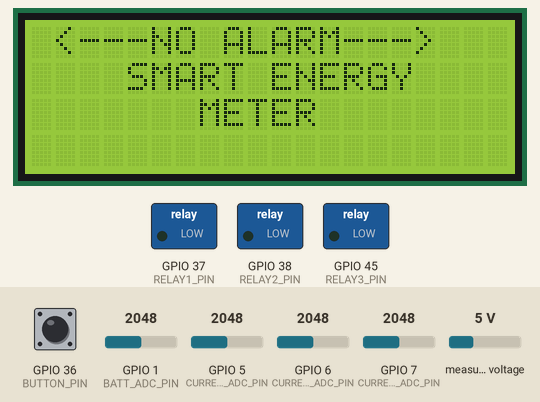
Recording of a program running on a simulated ESP32-S3. Parts: 20×4 character LCD, switched loads named in the program (green lamp = pin HIGH). The inputs (shaded band) are chosen by the test bench; at power-on: measured voltage 5 V, GPIO 1 (BATT_ADC_PIN) = 2048, GPIO 5 (CURRENT1_ADC_PIN) = 2048, GPIO 6 (CURRENT2_ADC_PIN) = 2048, GPIO 7 (CURRENT3_ADC_PIN) = 2048, GPIO 36 (BUTTON_PIN) HIGH. WiFi joins after 1.5 s; servers stay silent unless stated; the local clock reads 2024-03-15 10:24:30 at power-on unless the program sets it; EEPROM starts erased; no MQTT or app messages arrive unless stated; what the program prints to the serial monitor is not drawn.

Above: at 3.6 s.
3.7 s: measured voltage set to 0.3 V
At 7.1 s:
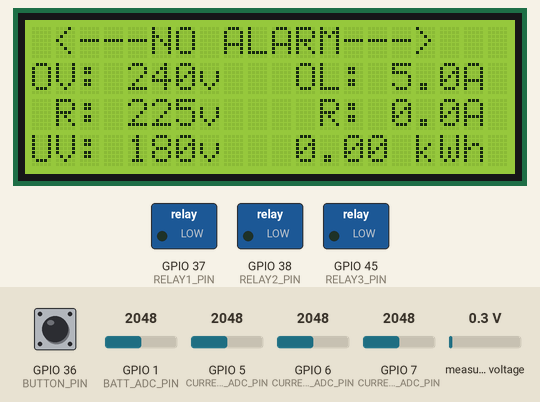
11.9 s: measured voltage set to 3.8 V
At 19.3 s:
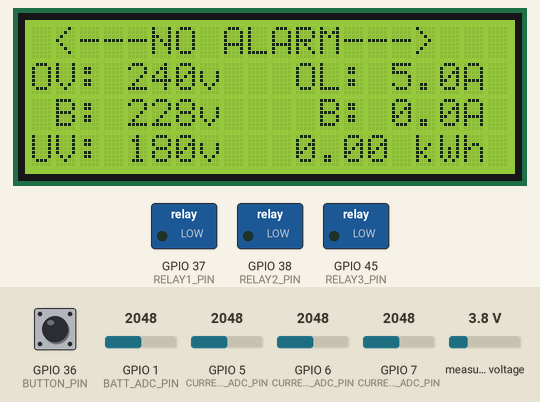
19.6 s: measured voltage set to 7.5 V
At 21.9 s:
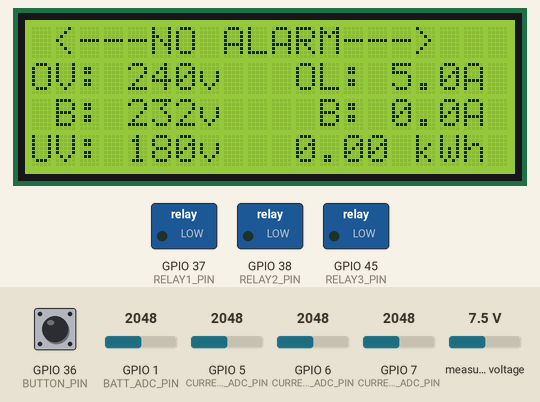
Timing chart, 0 to 23.4 s (numbered marks = the images above; inputs shaded):
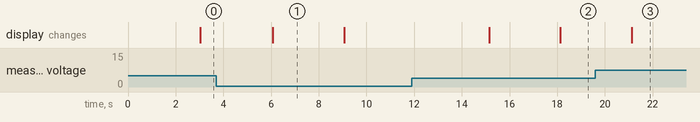

Measured:
- after the input at 11.9 s, the display: first changes after 3.2 s (image 2 shows a later state)
- after the input at 19.6 s, the display: changes after 1.5 s (image 3)

The program:

main.cpp
```cpp
#include <controller.h>
#include <server.h>


struct CONTROLLER_STATUS iemSta;
struct CONTROLLER_SETTINGS iemConf;
struct CONTROLLER_OPERATION iemOpt;
struct CONTROLLER_BILL iemBill;
struct POWER_CALCULATION iemPwr;

Preferences pref;
ESP32Time rtc; // Create an instance of the ESP32Time class to manage time functions
LiquidCrystal_I2C lcd(LCD_ADDR, LCD_COLS, LCD_ROWS); // I2C LCD display at address 0x27, 16 columns, 4 rows

char receive_buffer[200]; // Buffer to hold incoming MQTT messages
bool mqtt_received = false; // Flag to indicate if a new MQTT message has been received
uint8_t network_status = IDLE;
uint8_t publish_data = STATUS_UPDATE; // 0 for status update, 1 for bill update

// Function declarations
void write_data_to_nvs(const char* key, const void* data, size_t len);
void read_data_from_nvs(const char* key, void* data, size_t len);
void write_float_to_nvs(const char* key, float value);
float read_float_from_nvs(const char* key);

void setup() {
  // put your setup code here, to run once:
  Serial.begin(115200);

  // Initialize controller bill with sample values
  //initialize the controller status, settings, and operation
  init_controller();
  // Initialize LCD display
  //init_lcd();
  // Initialize WiFi and MQTT
  wifi_init();
  // Setup HTTP server for WiFi configuration & Settings
  setup_server();

  // Serial.println("I2C Scanner");
  // byte error, address;
  // for(address = 1; address < 127; address++) {
  //   Wire.beginTransmission(address);
  //   error = Wire.endTransmission();
  //   Serial.printf("I2C scane aadr-%x\n\r",address);
  //   if (error == 0) {
  //     Serial.print("Found at 0x");
  //     Serial.println(address, HEX);
  //   }
  //   delay(500);
  // }
  // Serial.printf("Scan completed...\n\r");

}

void loop() {
  static unsigned long network_timeout = 0;
  static unsigned long status_publish_timeout = 0;
  static unsigned long voltage_read_timeout = 0;
  static unsigned long current_read_timeout = 0;
  static unsigned long power_calc_timeout = 0;
  static unsigned long bill_save_timeout = 0;
  static unsigned long display_timout = 0;

  // Handle incoming HTTP requests
  server.handleClient();
  // put your main code here, to run repeatedly:
  if(millis() - network_timeout > 5000) { // Check every 5 seconds
    network_timeout = millis();
    if (WiFi.status() == WL_CONNECTED && network_status == IDLE) {
      Serial.println("WiFi Connected");
      Serial.print("IP: ");
      Serial.println(WiFi.localIP());
      //NTP time synchronization can be added here if needed
      configTzTime("IST-5:30", "pool.ntp.org","time.nist.gov"); // Configure NTP with no timezone offset and no daylight saving time
      struct tm timeinfo;
      static unsigned long ntp_sync_timeout = millis();
      while(!getLocalTime(&timeinfo) && millis() - ntp_sync_timeout < 10000) { // Synchronize time with NTP server
        Serial.println("Waiting for NTP time sync...");
        delay(1000);
      }
      if(getLocalTime(&timeinfo)) rtc.setTimeStruct(timeinfo); // Set RTC time from NTP
      Serial.print("Current Time: ");
      Serial.println(rtc.getTime("%Y-%m-%d %H:%M:%S"));
      network_status = WIFI_CONNECT;
    } else if(WiFi.status() == WL_CONNECTED && network_status == WIFI_CONNECT) {
      // WiFi is connected, you can add code here to handle MQTT or other tasks
      mqtt_init();
      Serial.println("MQTT Initialized");
      network_status = MQTT_INIT;
    } else if(WiFi.status() == WL_CONNECTED && network_status == MQTT_INIT) {
      // WiFi is still connected, you can add code here to handle MQTT or other tasks
      mqttConnect();
    }else if(!mqttClient.connected() && network_status == MQTT_CONNECT) {
      Serial.println("MQTT Disconnected");
      network_status = MQTT_INIT;
    }else if(WiFi.status() != WL_CONNECTED) {
      Serial.println("WiFi Disconnected");
      network_status = IDLE;
    }
  }

  /*Function to read voltages*/
  if(millis() > voltage_read_timeout + 1000) { // Read voltages every 10 seconds
    voltage_read_timeout = millis();
    adc_read_voltages();
    wifi_rssi(); // Update WiFi signal strength in controller status
    btt_status(); // Update battery status in controller status
  }

  /*Function to read currents*/
  if(millis() > current_read_timeout + 1000) { // Read currents every 1 second
    current_read_timeout = millis();
    adc_read_currents();
  }

  /*function for control relay1 from manual input*/
  if(iemOpt.rl1_opt != iemSta.rl1_status) {
    iemSta.rl1_status = iemOpt.rl1_opt;
    adc_read_currents(); // Read currents to check if the relay operation was triggered by an overload condition
    adc_read_voltages(); // Read voltages to check if the relay operation was triggered by an overvoltage or undervoltage condition
    digitalWrite(RELAY1_PIN, iemOpt.rl1_opt ? HIGH : LOW);
    publish_data = STATUS_UPDATE; // Trigger status update after relay state change
    Serial.println("Relay 1 triggered");
  }
  /*function for control relay2 from manual input*/
  if(iemOpt.rl2_opt != iemSta.rl2_status) {
    iemSta.rl2_status = iemOpt.rl2_opt;
    adc_read_currents(); // Read currents to check if the relay operation was triggered by an overload condition
    adc_read_voltages(); // Read voltages to check if the relay operation was triggered by an overvoltage or undervoltage condition
    digitalWrite(RELAY2_PIN, iemOpt.rl2_opt ? HIGH : LOW);
    publish_data = STATUS_UPDATE; // Trigger status update after relay state change
    Serial.println("Relay 2 triggered");
  }
  /*function for control relay3 from manual input*/
  if(iemOpt.rl3_opt != iemSta.rl3_status) {
    iemSta.rl3_status = iemOpt.rl3_opt;
    adc_read_currents(); // Read currents to check if the relay operation was triggered by an overload condition
    adc_read_voltages(); // Read voltages to check if the relay operation was triggered
    digitalWrite(RELAY3_PIN, iemOpt.rl3_opt ? HIGH : LOW);
    publish_data = STATUS_UPDATE; // Trigger status update after relay state change
    Serial.println("Relay 3 triggered");
  }

  /* ---------------------------------------------------------------
   * Power calculation section
   * This block is executed every POWER_CALCULATION_INTERVAL milliseconds
   * (typically 5000 ms or 5 seconds) and performs the following:
   * 1. Determine the current billing month from the RTC.
   * 2. Compute instantaneous real power for each phase (RY, YB, BR) using
   *    the formula: P = V * I * PF, where PF is the power factor constant.
   * 3. Sum the phase powers to get total_power.
   * 4. Calculate the energy increment for this interval:
   *    energy_increment = total_power * (POWER_CALCULATION_INTERVAL / 1000) / 3600
   *    This gives energy in watt-hours (Wh) for the interval.
   * 5. Convert energy_increment to kilowatt-hours (kWh) by dividing by 1000.
   * 6. Accumulate the energy_increment into the monthly energy counter
   *    iemBill[bill_month].enrg.
   * 7. Compute the total bill amount if bill_type != 1 or if energy > 100 kWh:
   *    total = fixed_charge + (tariff_rate * accumulated_energy_kWh) + tax
   *
   * Variables involved (defined in controller.h):
   *   - iemSta: Contains voltage and current measurements.
   *   - iemPwr: Holds power values and billing info like bill_month and bill_type.
   *   - iemBill[]: Array for monthly bill data including energy (enrg) and total.
   *
   * Notes:
   * - POWER_FACTOR and POWER_CALCULATION_INTERVAL are constants defined elsewhere.
   * - This approach assumes constant power over the interval for energy calculation.
   * - Adjusting POWER_FACTOR or the interval affects measurement accuracy.
   * --------------------------------------------------------------- */
  if(millis() > power_calc_timeout + POWER_CALCULATION_INTERVAL) { // Calculate power every 5 seconds
    power_calc_timeout = millis();
    iemPwr.bill_month = rtc.getMonth(); // Update billing month based on current time

    iemPwr.ry_power = iemSta.ry_voltage * iemSta.c1_current * POWER_FACTOR; // P = V * I * PF
    iemPwr.yb_power = iemSta.yb_voltage * iemSta.c2_current * POWER_FACTOR; // P = V * I * PF
    iemPwr.br_power = iemSta.br_voltage * iemSta.c3_current * POWER_FACTOR; // P = V * I * PF
    // Total power
    float total_power = iemPwr.ry_power + iemPwr.yb_power + iemPwr.br_power;
    // Energy accumulation (Wh)
    float energy_increment = (total_power * POWER_CALCULATION_INTERVAL) / 3600000.0;
    // Convert to kWh
    energy_increment = energy_increment / 1000.0;
    iemBill.CALC[iemPwr.bill_month].unit += energy_increment; // Accumulate energy for the month
    // Bill calculated for all bill types, but for bill_type is home only if energy exceeds 100 kWh
    if(iemPwr.bill_type != 1 || iemBill.CALC[iemPwr.bill_month].unit > 100) {
      iemBill.CALC[iemPwr.bill_month].total = iemBill.fix
          + (iemBill.tariff * iemBill.CALC[iemPwr.bill_month].unit)
          + iemBill.tax; // Total bill amount
    }

    Serial.println("Consume Unit:"+String(iemBill.CALC[iemPwr.bill_month].unit,2)+"Kwh");
    Serial.println("Total Bill:"+String(iemBill.CALC[iemPwr.bill_month].total,2));
  }

  /*Function to save bill data*/
  if(millis() > bill_save_timeout + 60000L) { // Save bill data every 60 seconds
    bill_save_timeout = millis();
    write_data_to_nvs("iem_bill", &iemBill, sizeof(iemBill)); // Save the entire bill array to NVS
    write_data_to_nvs("iem_pwr", &iemPwr, sizeof(iemPwr)); // Save power calculation data to NVS
  }

  if(millis() > display_timout + 3000L){
    display_timout = millis();
    update_display();
  }

  /*Function to publish status updates*/
  if(millis() > status_publish_timeout + 30000L) { // Publish status update every 30 seconds
    status_publish_timeout = millis();
    Serial.println("status_publish_timeout:"+String(status_publish_timeout));
    publish_data = STATUS_UPDATE;
  }

  if(network_status == MQTT_CONNECT) {
    mqttClient.loop();
    receive_data_from_mqtt();
    if(publish_data) {
      publish_data_to_mqtt(publish_data);
      publish_data = 0;
    }
  }
}


void write_data_to_nvs(const char* key, const void* data, size_t len) {
  pref.begin("iem_data", false); // Open the namespace "iem_data" in RW mode
  pref.putBytes(key, data, len); // Write the data to NVS
  pref.end(); // Close the Preferences
}

void read_data_from_nvs(const char* key, void* data, size_t len) {
  pref.begin("iem_data", false); // Open the namespace "iem_data" in RW mode
  pref.getBytes(key, data, len); // Read the data from NVS
  pref.end(); // Close the Preferences
}

void write_float_to_nvs(const char* key, float value) {
  pref.begin("iem_data", false); // Open the namespace "iem_data" in RW mode
  pref.putFloat(key, value); // Write the float value to NVS
  pref.end(); // Close the Preferences
}

void read_float_from_nvs(const char* key, float* value) {
  pref.begin("iem_data", false); // Open the namespace "iem_data" in RW mode
  *value = pref.getFloat(key, 0.0); // Read the float value from NVS, default to 0.0 if not found
  pref.end(); // Close the Preferences
}
```

define.h
```cpp
/* define.h */
#ifndef DEFINE_H
#define DEFINE_H

#define FIRMWARE_VERSION 111
// Pin definitions
#define MCU_SDA_PIN 8
#define MCU_SCL_PIN 9
#define BATT_ADC_PIN 1
#define PHASE1_ADC_PIN 2
#define PHASE2_ADC_PIN 3
#define PHASE3_ADC_PIN 4
#define CURRENT1_ADC_PIN 5
#define CURRENT2_ADC_PIN 6
#define CURRENT3_ADC_PIN 7
#define RELAY1_PIN 37
#define RELAY2_PIN 38
#define RELAY3_PIN 45
#define BUTTON_PIN 36
// MQTT and WiFi configuration
#define LCD_ADDR 0x27  // I2C address for 16x4 LCD display
#define LCD_COLS 20    // LCD display columns
#define LCD_ROWS 4     // LCD display rows
// Power calculation constants
#define POWER_CALCULATION_INTERVAL 5000 // Interval for power calculation in milliseconds
#define POWER_FACTOR 0.8 // Power factor for energy calculation
#define CALIBRATION_FACTOR 1.0 // Example calibration factor for current sensor
// WiFi configuration
#define DEFAULT_WIFI_STA_SSID "realme_swarna"
#define DEFAULT_WIFI_STA_PASSWORD "yatf6856"
// MQTT and WiFi configuration
#define MQTT_BROKER ""
#define MQTT_PORT 8883
#define MQTT_USERNAME ""
#define MQTT_PASSWORD ""
#define MQTT_TOPIC "meter/status"
#define MQTT_SUBSCRIBE "meter/command"
// WiFi configuration
#define WIFI_AP_SSID "my_iem"
#define WIFI_AP_PASSWORD "iem@123456"
// Network status definitions
#define IDLE 0
#define WIFI_CONNECT 1
#define MQTT_INIT 2
#define MQTT_CONNECT 3
// Publish types
#define STATUS_UPDATE 1
#define BILL_UPDATE 2

#endif // DEFINE_H
```

html.h
```cpp
#ifndef HTML_H
#define HTML_H

#include <Arduino.h>

//html page for wifi setup
const char wifi_page[] PROGMEM = R"=====(
<!DOCTYPE html>
<html>
<head>
<meta name="viewport" content="width=device-width, initial-scale=1">
<title>ESP32S3 WiFi Setup</title>

<style>
body{
    font-family: Arial;
    background:#f2f2f2;
    text-align:center;
}

.box{
    width:320px;
    margin:auto;
    margin-top:100px;
    background:white;
    padding:20px;
    border-radius:10px;
    box-shadow:0 0 10px #ccc;
}

input{
    width:100%;
    padding:10px;
    margin-top:10px;
}

button{
    width:100%;
    padding:10px;
    margin-top:15px;
    background:#2196F3;
    color:white;
    border:none;
}

</style>
</head>

<body>

<div class="box">

<h2>ESP32S3 WiFi Setup</h2>

<form action="/wifi/save" method="POST">

<input type="text" name="ssid" placeholder="WiFi SSID">

<input type="password" name="pass" placeholder="Password">

<button type="submit">Connect</button>

</form>

</div>

</body>
</html>

)=====";


//html page for controller setup
const char config_page[] PROGMEM = R"=====(
<!DOCTYPE html>
<html>
<head>
    <title>Energy Meter Settings</title>
    <meta name="viewport" content="width=device-width, initial-scale=1">

    <style>
        body { font-family: Arial; background:#f4f4f4; }
        .container {
            max-width: 520px;
            margin: auto;
            background: #fff;
            padding: 15px;
            border-radius: 10px;
        }
        h2 { text-align: center; }
        h3 {
            background: #007BFF;
            color: white;
            padding: 8px;
            border-radius: 5px;
        }
        label { font-weight: bold; }
        input, select {
            width: 100%;
            padding: 8px;
            margin: 5px 0 15px;
        }
        .phase-group {
            border: 1px solid #ccc;
            padding: 10px;
            margin-bottom: 10px;
            border-radius: 5px;
        }
        button {
            width: 100%;
            padding: 10px;
            background: green;
            color: white;
            border: none;
        }
    </style>

    <script>
        function updateMode() {
            var mode = document.getElementById("mode").value;

            if (mode == "1") {
                document.getElementById("singlePhase").style.display = "block";
                document.getElementById("threePhase").style.display = "none";
            } else {
                document.getElementById("singlePhase").style.display = "none";
                document.getElementById("threePhase").style.display = "block";
            }
        }
    </script>
</head>

<body onload="updateMode()">

<div class="container">
    <h2>Energy Meter Settings</h2>

    <form action="/save" method="POST">

        <!-- 🔹 Device Config -->
        <h3>Device Configuration</h3>

        <label>Device Mode</label>
        <select name="mode" id="mode" onchange="updateMode()">
            <option value="1" %mode1%>1 Phase</option>
            <option value="3" %mode3%>3 Phase</option>
        </select>

        <!-- Single Phase -->
        <div id="singlePhase" class="phase-group">
            <h4>Single Phase</h4>

            <label>Voltage Min</label>
            <input type="number" name="vmin" value="%vmin%">

            <label>Voltage Max</label>
            <input type="number" name="vmax" value="%vmax%">

            <label>Current Max</label>
            <input type="number" name="imax" value="%imax%">
        </div>

        <!-- Three Phase -->
        <div id="threePhase">

            <div class="phase-group">
                <h4>R Phase</h4>
                <input type="number" name="vR_min" value="%vR_min%" placeholder="Voltage Min">
                <input type="number" name="vR_max" value="%vR_max%" placeholder="Voltage Max">
                <input type="number" name="iR_max" value="%iR_max%" placeholder="Current Max">
            </div>

            <div class="phase-group">
                <h4>Y Phase</h4>
                <input type="number" name="vY_min" value="%vY_min%" placeholder="Voltage Min">
                <input type="number" name="vY_max" value="%vY_max%" placeholder="Voltage Max">
                <input type="number" name="iY_max" value="%iY_max%" placeholder="Current Max">
            </div>

            <div class="phase-group">
                <h4>B Phase</h4>
                <input type="number" name="vB_min" value="%vB_min%" placeholder="Voltage Min">
                <input type="number" name="vB_max" value="%vB_max%" placeholder="Voltage Max">
                <input type="number" name="iB_max" value="%iB_max%" placeholder="Current Max">
            </div>

        </div>

        <!-- 🔹 Billing Config -->
        <h3>Billing Configuration</h3>

        <label>Name</label>
        <input type="text" name="name" value="%name%">

        <label>Consumer Number</label>
        <input type="text" name="consumer" value="%consumer%">

        <label>Tariff Rate</label>
        <input type="number" step="0.01" name="tariff" value="%tariff%">

        <label>Energy Charge</label>
        <input type="number" step="0.01" name="energy" value="%energy%">

        <label>Fixed Charge</label>
        <input type="number" step="0.01" name="fixed" value="%fixed%">

        <label>Tax (%)</label>
        <input type="number" step="0.01" name="tax" value="%tax%">

        <button type="submit">Save Settings</button>

    </form>
</div>

</body>
</html>
)=====";

#endif // HTML_H
```

Source omitted: controller.h (16703 bytes), server.h (12460 bytes)
